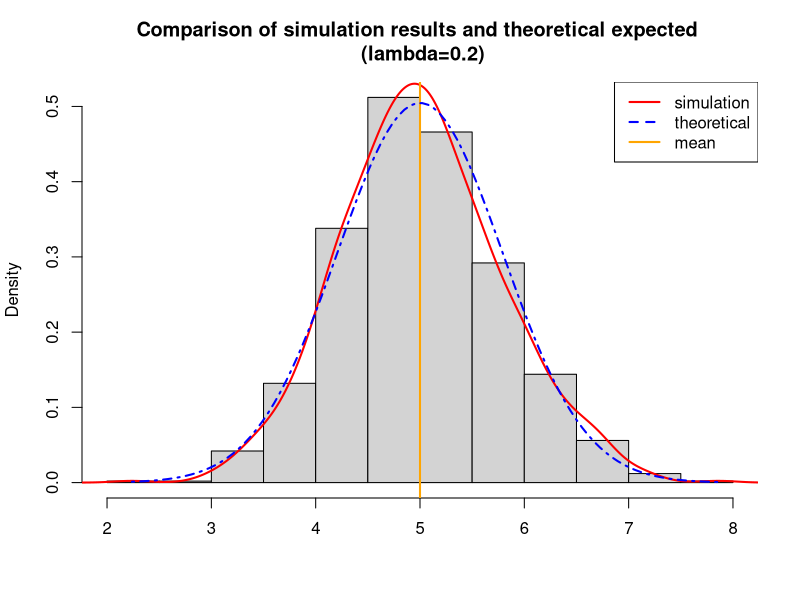

The R script that drew this image:
## ---- chunk 1
# Loading libraries
library(ggplot2)

# Force results to be in English
base::invisible(Sys.setlocale("LC_ALL","English"))

# Set seed
base::set.seed(2022)
## ---- chunk 2
# Parameters
simulations <- 1000; sample_size <- 40; lambda <- 0.2
## ---- chunk 3
# Generating the dataset. Columns = simulations. Rows = Samples.
raw_sample_exponential <- base::replicate(n = simulations, expr = rexp(sample_size, lambda))

# Calculating the mean of each simulation.
mean_sample_exponential <- base::apply(X = raw_sample_exponential, MARGIN = 2, FUN = mean)
## ---- chunk 4
# Calculating the Theoretical Mean.
theoretical_mean <- 1 / lambda
## ---- chunk 5
# Calculating the Sample Mean using the Bootstrapping technique
sample_mean <- mean(mean_sample_exponential)
## ---- chunk 6
theoretical_sd <- (1/lambda)/(sqrt(sample_size))
## ---- chunk 7
sample_sd <- sd(mean_sample_exponential)
## ---- chunk 8
theoretical_varicane <- theoretical_sd^2
## ---- chunk 9
sample_variance <- sd(mean_sample_exponential)^2
## ---- chunk 10
# Histogram of averages
hist(mean_sample_exponential, breaks=20, prob=TRUE,
     main="Comparison of simulation results and theoretical expected \n (lambda=0.2)",
     xlab="")

# Draw a line of Density of the averages of samples
lines(density(mean_sample_exponential),lwd=2,col="red")

# Theoretical center of distribution. In other words, the theretical mean.
abline(v=1/lambda, col="orange",lwd=2)

# Theoretical density of the averages of the simulations samples
xfit <- seq(min(mean_sample_exponential), max(mean_sample_exponential), length=100)
yfit <- dnorm(xfit, mean=1/lambda, sd=(1/lambda/sqrt(sample_size)))

# Draw a line of Theoretical
lines(xfit, yfit, pch=20, col="blue", lty=4,lwd=2)

# Add legend in the histogram
legend('topright', c("simulation", "theoretical", "mean"), lty=c(1,2,1), col=c("red", "blue", "orange"),lwd=2)
## ---- chunk 11
sessionInfo()
